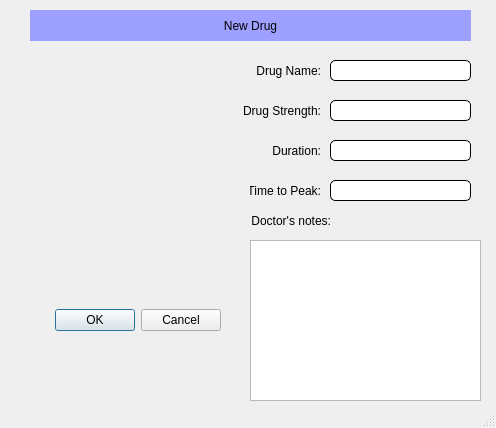
<?xml version="1.0" encoding="UTF-8"?>
<ui version="4.0">
 <class>NewDrugWindow</class>
 <widget class="QMainWindow" name="NewDrugWindow">
  <property name="geometry">
   <rect>
    <x>0</x>
    <y>0</y>
    <width>496</width>
    <height>428</height>
   </rect>
  </property>
  <property name="windowTitle">
   <string>MainWindow</string>
  </property>
  <widget class="QWidget" name="centralwidget">
   <widget class="QLabel" name="label">
    <property name="geometry">
     <rect>
      <x>30</x>
      <y>10</y>
      <width>441</width>
      <height>31</height>
     </rect>
    </property>
    <property name="styleSheet">
     <string notr="true">QLabel {
	background-color: rgb(158, 160, 255);
	font: 25 18pt &quot;Calibri Light&quot;;
}</string>
    </property>
    <property name="text">
     <string>New Drug</string>
    </property>
    <property name="alignment">
     <set>Qt::AlignCenter</set>
    </property>
   </widget>
   <widget class="QLabel" name="label_6">
    <property name="geometry">
     <rect>
      <x>30</x>
      <y>60</y>
      <width>191</width>
      <height>201</height>
     </rect>
    </property>
    <property name="text">
     <string/>
    </property>
    <property name="pixmap">
     <pixmap>images/medicine-silhouette.jpg</pixmap>
    </property>
    <property name="scaledContents">
     <bool>true</bool>
    </property>
   </widget>
   <widget class="QDialogButtonBox" name="buttonBox">
    <property name="geometry">
     <rect>
      <x>30</x>
      <y>300</y>
      <width>191</width>
      <height>41</height>
     </rect>
    </property>
    <property name="standardButtons">
     <set>QDialogButtonBox::Cancel|QDialogButtonBox::Ok</set>
    </property>
   </widget>
   <widget class="QLineEdit" name="dNameLine">
    <property name="geometry">
     <rect>
      <x>330</x>
      <y>60</y>
      <width>141</width>
      <height>21</height>
     </rect>
    </property>
    <property name="styleSheet">
     <string notr="true">QLineEdit {
	border: 1px solid black;
	border-radius: 5px;
}</string>
    </property>
   </widget>
   <widget class="QLabel" name="label_10">
    <property name="geometry">
     <rect>
      <x>250</x>
      <y>60</y>
      <width>71</width>
      <height>21</height>
     </rect>
    </property>
    <property name="text">
     <string>Drug Name:</string>
    </property>
    <property name="alignment">
     <set>Qt::AlignRight|Qt::AlignTrailing|Qt::AlignVCenter</set>
    </property>
   </widget>
   <widget class="QLineEdit" name="dStrengthLine">
    <property name="geometry">
     <rect>
      <x>330</x>
      <y>100</y>
      <width>141</width>
      <height>21</height>
     </rect>
    </property>
    <property name="styleSheet">
     <string notr="true">QLineEdit {
	border: 1px solid black;
	border-radius: 5px;
}</string>
    </property>
    <property name="text">
     <string/>
    </property>
   </widget>
   <widget class="QLabel" name="label_11">
    <property name="geometry">
     <rect>
      <x>240</x>
      <y>100</y>
      <width>81</width>
      <height>21</height>
     </rect>
    </property>
    <property name="text">
     <string>Drug Strength:</string>
    </property>
    <property name="alignment">
     <set>Qt::AlignRight|Qt::AlignTrailing|Qt::AlignVCenter</set>
    </property>
   </widget>
   <widget class="QLabel" name="label_12">
    <property name="geometry">
     <rect>
      <x>250</x>
      <y>140</y>
      <width>71</width>
      <height>21</height>
     </rect>
    </property>
    <property name="text">
     <string>Duration:</string>
    </property>
    <property name="alignment">
     <set>Qt::AlignRight|Qt::AlignTrailing|Qt::AlignVCenter</set>
    </property>
   </widget>
   <widget class="QLabel" name="label_13">
    <property name="geometry">
     <rect>
      <x>250</x>
      <y>180</y>
      <width>71</width>
      <height>21</height>
     </rect>
    </property>
    <property name="text">
     <string>Time to Peak:</string>
    </property>
    <property name="alignment">
     <set>Qt::AlignRight|Qt::AlignTrailing|Qt::AlignVCenter</set>
    </property>
   </widget>
   <widget class="QLineEdit" name="dDurationLine">
    <property name="geometry">
     <rect>
      <x>330</x>
      <y>140</y>
      <width>141</width>
      <height>21</height>
     </rect>
    </property>
    <property name="styleSheet">
     <string notr="true">QLineEdit {
	border: 1px solid black;
	border-radius: 5px;
}</string>
    </property>
    <property name="text">
     <string/>
    </property>
   </widget>
   <widget class="QLineEdit" name="dTTPLine">
    <property name="geometry">
     <rect>
      <x>330</x>
      <y>180</y>
      <width>141</width>
      <height>21</height>
     </rect>
    </property>
    <property name="styleSheet">
     <string notr="true">QLineEdit {
	border: 1px solid black;
	border-radius: 5px;
}</string>
    </property>
    <property name="text">
     <string/>
    </property>
   </widget>
   <widget class="QTextEdit" name="dNoteEdit">
    <property name="geometry">
     <rect>
      <x>250</x>
      <y>240</y>
      <width>231</width>
      <height>161</height>
     </rect>
    </property>
   </widget>
   <widget class="QLabel" name="label_14">
    <property name="geometry">
     <rect>
      <x>240</x>
      <y>210</y>
      <width>91</width>
      <height>21</height>
     </rect>
    </property>
    <property name="text">
     <string>Doctor's notes:</string>
    </property>
    <property name="alignment">
     <set>Qt::AlignRight|Qt::AlignTrailing|Qt::AlignVCenter</set>
    </property>
   </widget>
  </widget>
  <widget class="QStatusBar" name="statusbar"/>
 </widget>
 <resources/>
 <connections/>
</ui>
